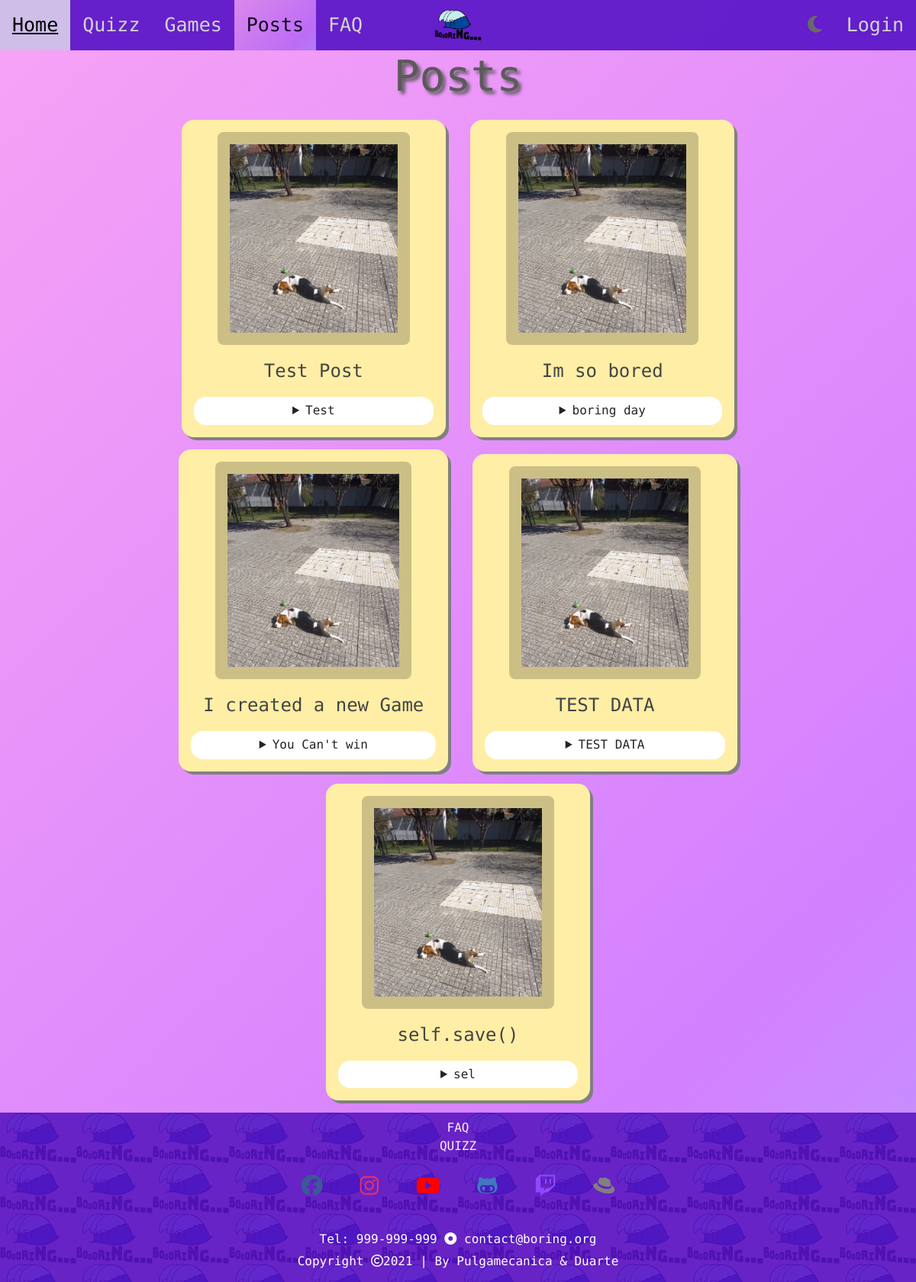
Before: /posts with the older database file.
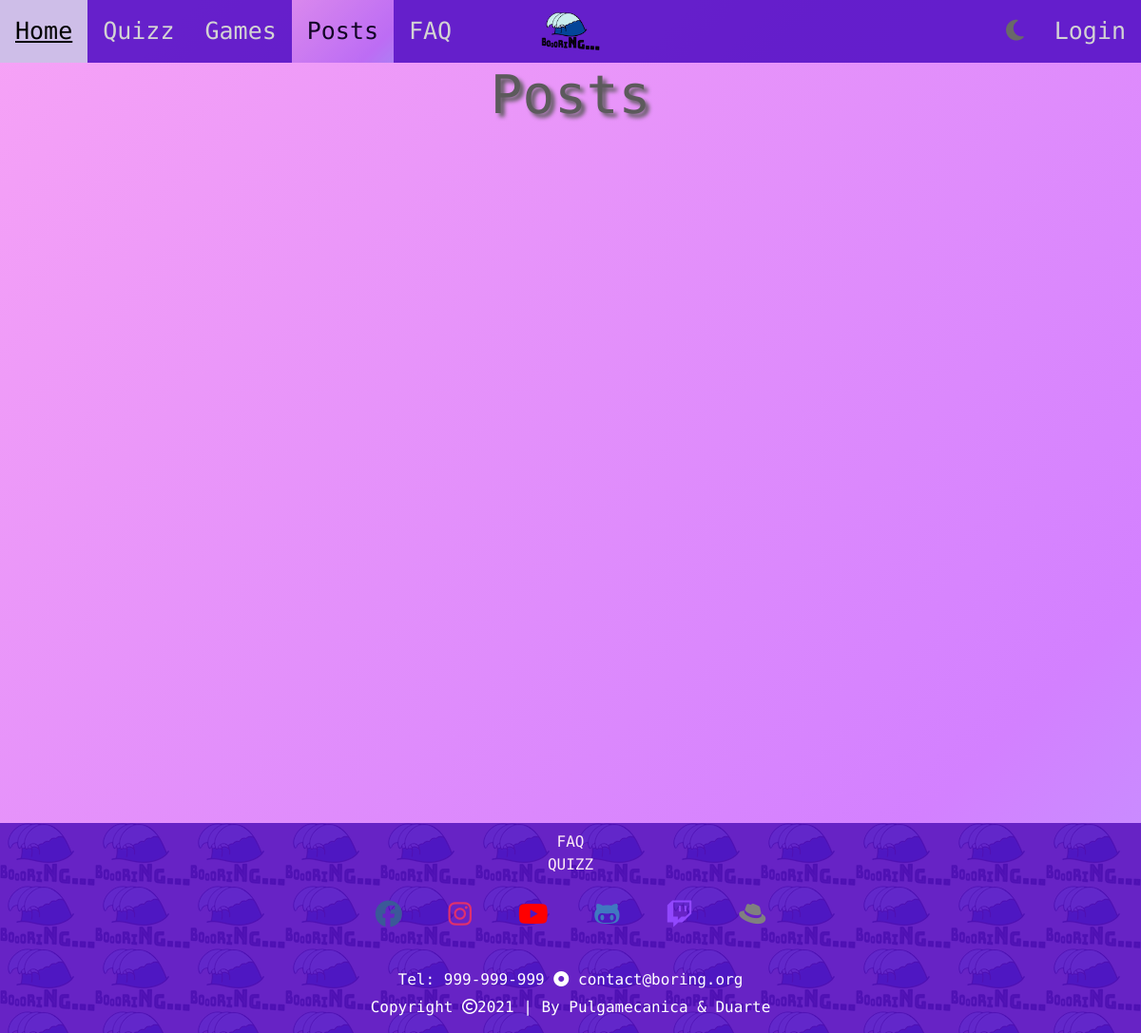
After: the same page with the newer database file.
### boring/models.py (models this page shows, shortened)
class Post(models.Model):
    title = models.CharField(max_length = 30)
    description = models.TextField(max_length = 150)
    views = models.IntegerField(default = 0)
    likes = models.IntegerField(default = 0)
    active = models.BooleanField(default=False)
    created_at = models.DateTimeField(auto_now_add=True)
    short_description = models.CharField(max_length = 15, default='Details')
    user = models.ForeignKey(BoringUser, on_delete=models.CASCADE, related_name="posts")

### boring_website/views.py (the view)
# urls.py: path('posts', views.posts_page_view, name='posts'),
def posts_page_view(request):
    context = {'posts': Post.objects.all().filter(active=True)}
    return render(request, 'boring_website/posts.html', context)

### boring_website/templates/boring_website/posts.html (shortened to what this page needs)
{% extends 'boring_website/base.html' %}
{% block main %}
	{% load static %}
    <h1 class="posts_title">Posts</h1>
	<div class="posts_wrapper" id="posts-active">
		{% for post in posts %}
			<figure>
				<button onclick="openImage('boring_website/images/doggoPost.png')">
					{% load static %}
					<img src="{% static 'boring_website/images/doggoPost.png' %}" alt="dog beagle">
					<figcaption> {{ post.title }} </figcaption>
				</button>
				<details>
					<summary> {{ post.short_description }} </summary>
				</details>
			</figure>
		{% endfor %}
	</div>
{% endblock %}

Changed rows visible on the page:
removed Post: title "Test Post", short_description "Test"
removed Post: title "Im so bored", short_description "boring day"
removed Post: title "I created a new Game", short_description "You Can't win"
removed Post: title "TEST DATA", short_description "TEST DATA"
removed Post: title "self.save()", short_description "sel"
